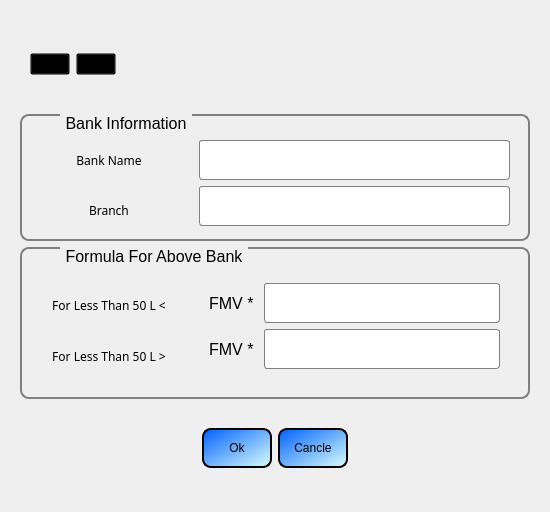
<?xml version="1.0" encoding="UTF-8"?>
<ui version="4.0">
 <class>Form</class>
 <widget class="QWidget" name="Form">
  <property name="geometry">
   <rect>
    <x>0</x>
    <y>0</y>
    <width>550</width>
    <height>512</height>
   </rect>
  </property>
  <property name="minimumSize">
   <size>
    <width>550</width>
    <height>512</height>
   </size>
  </property>
  <property name="maximumSize">
   <size>
    <width>550</width>
    <height>512</height>
   </size>
  </property>
  <property name="windowTitle">
   <string>Form</string>
  </property>
  <property name="styleSheet">
   <string notr="true">	background-color: qlineargradient(spread:reflect, x1:0, y1:0, x2:1, y2:1, stop:0 		rgba(76, 255, 243, 255), stop:1 rgba(218, 255, 251, 255));
</string>
  </property>
  <layout class="QVBoxLayout" name="verticalLayout">
   <item>
    <widget class="QStackedWidget" name="stackedWidget">
     <property name="minimumSize">
      <size>
       <width>500</width>
       <height>0</height>
      </size>
     </property>
     <property name="currentIndex">
      <number>0</number>
     </property>
     <widget class="QWidget" name="page">
      <layout class="QVBoxLayout" name="verticalLayout_4">
       <item alignment="Qt::AlignLeft">
        <widget class="QFrame" name="frame">
         <property name="minimumSize">
          <size>
           <width>0</width>
           <height>60</height>
          </size>
         </property>
         <property name="styleSheet">
          <string notr="true">background-color:transparent;</string>
         </property>
         <property name="frameShape">
          <enum>QFrame::StyledPanel</enum>
         </property>
         <property name="frameShadow">
          <enum>QFrame::Raised</enum>
         </property>
         <layout class="QHBoxLayout" name="horizontalLayout_3">
          <item>
           <widget class="QPushButton" name="savestatement">
            <property name="text">
             <string/>
            </property>
            <property name="icon">
             <iconset resource="../../sm_engineering2/icon/source.qrc">
              <normaloff>:/newPrefix/save.png</normaloff>:/newPrefix/save.png</iconset>
            </property>
            <property name="iconSize">
             <size>
              <width>40</width>
              <height>40</height>
             </size>
            </property>
           </widget>
          </item>
          <item>
           <widget class="QPushButton" name="addstatement">
            <property name="text">
             <string/>
            </property>
            <property name="icon">
             <iconset resource="../../sm_engineering2/icon/source.qrc">
              <normaloff>:/newPrefix/math-add-icon.png</normaloff>:/newPrefix/math-add-icon.png</iconset>
            </property>
            <property name="iconSize">
             <size>
              <width>40</width>
              <height>40</height>
             </size>
            </property>
           </widget>
          </item>
         </layout>
        </widget>
       </item>
       <item>
        <widget class="QGroupBox" name="groupBox_18">
         <property name="minimumSize">
          <size>
           <width>500</width>
           <height>0</height>
          </size>
         </property>
         <property name="maximumSize">
          <size>
           <width>600</width>
           <height>16777215</height>
          </size>
         </property>
         <property name="font">
          <font>
           <pointsize>12</pointsize>
          </font>
         </property>
         <property name="styleSheet">
          <string notr="true">
QGroupBox {
    border: 2px solid gray;
    border-radius: 9px;
    margin-top: 0.8em;
	
	background-color: transparent;
}

QGroupBox::title {
    subcontrol-origin: margin;
    left: 40px;
    padding: 0 3px 0 3px;
}</string>
         </property>
         <property name="title">
          <string>Bank Information</string>
         </property>
         <property name="alignment">
          <set>Qt::AlignCenter</set>
         </property>
         <layout class="QGridLayout" name="gridLayout_2">
          <property name="leftMargin">
           <number>12</number>
          </property>
          <property name="topMargin">
           <number>12</number>
          </property>
          <item row="0" column="0" rowspan="2" alignment="Qt::AlignTop">
           <widget class="QFrame" name="frame_30">
            <property name="minimumSize">
             <size>
              <width>150</width>
              <height>0</height>
             </size>
            </property>
            <property name="maximumSize">
             <size>
              <width>250</width>
              <height>16777215</height>
             </size>
            </property>
            <property name="styleSheet">
             <string notr="true">background-color: transparent;</string>
            </property>
            <property name="frameShape">
             <enum>QFrame::NoFrame</enum>
            </property>
            <property name="frameShadow">
             <enum>QFrame::Raised</enum>
            </property>
            <layout class="QVBoxLayout" name="verticalLayout_32">
             <property name="spacing">
              <number>10</number>
             </property>
             <property name="leftMargin">
              <number>0</number>
             </property>
             <property name="topMargin">
              <number>12</number>
             </property>
             <property name="rightMargin">
              <number>0</number>
             </property>
             <property name="bottomMargin">
              <number>0</number>
             </property>
             <item>
              <widget class="QLabel" name="label_98">
               <property name="minimumSize">
                <size>
                 <width>0</width>
                 <height>40</height>
                </size>
               </property>
               <property name="maximumSize">
                <size>
                 <width>16777215</width>
                 <height>40</height>
                </size>
               </property>
               <property name="font">
                <font>
                 <family>8514oem</family>
                </font>
               </property>
               <property name="text">
                <string>Bank Name</string>
               </property>
               <property name="alignment">
                <set>Qt::AlignCenter</set>
               </property>
              </widget>
             </item>
             <item>
              <widget class="QLabel" name="label_99">
               <property name="minimumSize">
                <size>
                 <width>0</width>
                 <height>40</height>
                </size>
               </property>
               <property name="maximumSize">
                <size>
                 <width>16777215</width>
                 <height>40</height>
                </size>
               </property>
               <property name="font">
                <font>
                 <family>8514oem</family>
                </font>
               </property>
               <property name="text">
                <string>Branch</string>
               </property>
               <property name="alignment">
                <set>Qt::AlignCenter</set>
               </property>
              </widget>
             </item>
            </layout>
           </widget>
          </item>
          <item row="0" column="1" rowspan="2" alignment="Qt::AlignTop">
           <widget class="QFrame" name="frame_31">
            <property name="maximumSize">
             <size>
              <width>350</width>
              <height>16777215</height>
             </size>
            </property>
            <property name="styleSheet">
             <string notr="true">background-color: transparent</string>
            </property>
            <property name="frameShape">
             <enum>QFrame::NoFrame</enum>
            </property>
            <property name="frameShadow">
             <enum>QFrame::Raised</enum>
            </property>
            <layout class="QVBoxLayout" name="verticalLayout_2">
             <property name="topMargin">
              <number>12</number>
             </property>
             <property name="bottomMargin">
              <number>0</number>
             </property>
             <item>
              <widget class="QLineEdit" name="dclient_name_3">
               <property name="minimumSize">
                <size>
                 <width>0</width>
                 <height>40</height>
                </size>
               </property>
               <property name="maximumSize">
                <size>
                 <width>16777215</width>
                 <height>16777215</height>
                </size>
               </property>
               <property name="font">
                <font>
                 <pointsize>10</pointsize>
                </font>
               </property>
               <property name="styleSheet">
                <string notr="true">QLineEdit{
border:1px solid gray;
background-color: rgb(255, 255, 255);
border-radius:3px;
}</string>
               </property>
              </widget>
             </item>
             <item>
              <widget class="QLineEdit" name="catageory_3">
               <property name="minimumSize">
                <size>
                 <width>0</width>
                 <height>40</height>
                </size>
               </property>
               <property name="font">
                <font>
                 <pointsize>10</pointsize>
                </font>
               </property>
               <property name="styleSheet">
                <string notr="true">QLineEdit{
border:1px solid gray;
background-color: rgb(255, 255, 255);
border-radius:3px;
}</string>
               </property>
              </widget>
             </item>
            </layout>
           </widget>
          </item>
         </layout>
        </widget>
       </item>
       <item>
        <widget class="QGroupBox" name="groupBox_19">
         <property name="minimumSize">
          <size>
           <width>500</width>
           <height>0</height>
          </size>
         </property>
         <property name="maximumSize">
          <size>
           <width>600</width>
           <height>16777215</height>
          </size>
         </property>
         <property name="font">
          <font>
           <pointsize>12</pointsize>
          </font>
         </property>
         <property name="styleSheet">
          <string notr="true">
QGroupBox {
    border: 2px solid gray;
    border-radius: 9px;
    margin-top: 0.8em;
	
	background-color: transparent;
}

QGroupBox::title {
    subcontrol-origin: margin;
    left: 40px;
    padding: 0 3px 0 3px;
}</string>
         </property>
         <property name="title">
          <string>Formula For Above Bank</string>
         </property>
         <property name="alignment">
          <set>Qt::AlignCenter</set>
         </property>
         <layout class="QGridLayout" name="gridLayout_3">
          <property name="leftMargin">
           <number>12</number>
          </property>
          <property name="topMargin">
           <number>12</number>
          </property>
          <item row="0" column="1">
           <widget class="QFrame" name="frame_33">
            <property name="maximumSize">
             <size>
              <width>350</width>
              <height>16777215</height>
             </size>
            </property>
            <property name="styleSheet">
             <string notr="true">background-color: transparent</string>
            </property>
            <property name="frameShape">
             <enum>QFrame::NoFrame</enum>
            </property>
            <property name="frameShadow">
             <enum>QFrame::Raised</enum>
            </property>
            <layout class="QVBoxLayout" name="verticalLayout_3">
             <property name="spacing">
              <number>12</number>
             </property>
             <property name="topMargin">
              <number>12</number>
             </property>
             <property name="bottomMargin">
              <number>0</number>
             </property>
             <item>
              <widget class="QFrame" name="frame_3">
               <property name="frameShape">
                <enum>QFrame::StyledPanel</enum>
               </property>
               <property name="frameShadow">
                <enum>QFrame::Raised</enum>
               </property>
               <layout class="QFormLayout" name="formLayout">
                <item row="0" column="1">
                 <widget class="QLineEdit" name="lineEdit_3">
                  <property name="minimumSize">
                   <size>
                    <width>0</width>
                    <height>40</height>
                   </size>
                  </property>
                  <property name="styleSheet">
                   <string notr="true">QLineEdit{
border:1px solid gray;
background-color: rgb(255, 255, 255);
border-radius:3px;
}</string>
                  </property>
                 </widget>
                </item>
                <item row="2" column="1">
                 <widget class="QLineEdit" name="lineEdit">
                  <property name="minimumSize">
                   <size>
                    <width>0</width>
                    <height>40</height>
                   </size>
                  </property>
                  <property name="styleSheet">
                   <string notr="true">QLineEdit{
border:1px solid gray;
background-color: rgb(255, 255, 255);
border-radius:3px;
}</string>
                  </property>
                 </widget>
                </item>
                <item row="2" column="0">
                 <widget class="QLabel" name="label_104">
                  <property name="minimumSize">
                   <size>
                    <width>0</width>
                    <height>40</height>
                   </size>
                  </property>
                  <property name="maximumSize">
                   <size>
                    <width>16777215</width>
                    <height>40</height>
                   </size>
                  </property>
                  <property name="font">
                   <font>
                    <family>Arial</family>
                    <pointsize>12</pointsize>
                   </font>
                  </property>
                  <property name="text">
                   <string>FMV * </string>
                  </property>
                  <property name="alignment">
                   <set>Qt::AlignCenter</set>
                  </property>
                 </widget>
                </item>
                <item row="0" column="0">
                 <widget class="QLabel" name="label_102">
                  <property name="minimumSize">
                   <size>
                    <width>0</width>
                    <height>40</height>
                   </size>
                  </property>
                  <property name="maximumSize">
                   <size>
                    <width>16777215</width>
                    <height>40</height>
                   </size>
                  </property>
                  <property name="font">
                   <font>
                    <family>Arial</family>
                    <pointsize>12</pointsize>
                   </font>
                  </property>
                  <property name="text">
                   <string>FMV * </string>
                  </property>
                  <property name="alignment">
                   <set>Qt::AlignCenter</set>
                  </property>
                 </widget>
                </item>
               </layout>
              </widget>
             </item>
            </layout>
           </widget>
          </item>
          <item row="0" column="0">
           <widget class="QFrame" name="frame_32">
            <property name="minimumSize">
             <size>
              <width>150</width>
              <height>0</height>
             </size>
            </property>
            <property name="maximumSize">
             <size>
              <width>250</width>
              <height>16777215</height>
             </size>
            </property>
            <property name="styleSheet">
             <string notr="true">background-color: transparent;</string>
            </property>
            <property name="frameShape">
             <enum>QFrame::NoFrame</enum>
            </property>
            <property name="frameShadow">
             <enum>QFrame::Raised</enum>
            </property>
            <layout class="QVBoxLayout" name="verticalLayout_33">
             <property name="spacing">
              <number>10</number>
             </property>
             <property name="leftMargin">
              <number>0</number>
             </property>
             <property name="topMargin">
              <number>25</number>
             </property>
             <property name="rightMargin">
              <number>0</number>
             </property>
             <property name="bottomMargin">
              <number>12</number>
             </property>
             <item>
              <widget class="QLabel" name="label_100">
               <property name="minimumSize">
                <size>
                 <width>0</width>
                 <height>40</height>
                </size>
               </property>
               <property name="maximumSize">
                <size>
                 <width>16777215</width>
                 <height>40</height>
                </size>
               </property>
               <property name="font">
                <font>
                 <family>8514oem</family>
                </font>
               </property>
               <property name="text">
                <string>For Less Than 50 L &lt;</string>
               </property>
               <property name="alignment">
                <set>Qt::AlignCenter</set>
               </property>
              </widget>
             </item>
             <item>
              <widget class="QLabel" name="label_101">
               <property name="minimumSize">
                <size>
                 <width>0</width>
                 <height>40</height>
                </size>
               </property>
               <property name="maximumSize">
                <size>
                 <width>16777215</width>
                 <height>40</height>
                </size>
               </property>
               <property name="font">
                <font>
                 <family>8514oem</family>
                </font>
               </property>
               <property name="text">
                <string>For Less Than 50 L &gt;</string>
               </property>
               <property name="alignment">
                <set>Qt::AlignCenter</set>
               </property>
              </widget>
             </item>
            </layout>
           </widget>
          </item>
         </layout>
        </widget>
       </item>
       <item alignment="Qt::AlignHCenter">
        <widget class="QFrame" name="frame_2">
         <property name="minimumSize">
          <size>
           <width>0</width>
           <height>60</height>
          </size>
         </property>
         <property name="styleSheet">
          <string notr="true">background-color:transparent;</string>
         </property>
         <property name="frameShape">
          <enum>QFrame::StyledPanel</enum>
         </property>
         <property name="frameShadow">
          <enum>QFrame::Raised</enum>
         </property>
         <layout class="QHBoxLayout" name="horizontalLayout">
          <item>
           <widget class="QPushButton" name="pushButton">
            <property name="minimumSize">
             <size>
              <width>70</width>
              <height>40</height>
             </size>
            </property>
            <property name="styleSheet">
             <string notr="true">border:2px solid;
border-radius:9px;
background-color: qlineargradient(spread:reflect, x1:0, y1:0, x2:1, y2:1, stop:0 rgba(0, 96, 255, 255), stop:1 rgba(218, 255, 251, 255));</string>
            </property>
            <property name="text">
             <string>Ok</string>
            </property>
           </widget>
          </item>
          <item>
           <widget class="QPushButton" name="pushButton_2">
            <property name="minimumSize">
             <size>
              <width>70</width>
              <height>40</height>
             </size>
            </property>
            <property name="styleSheet">
             <string notr="true">border:2px solid;
border-radius:9px;
background-color: qlineargradient(spread:reflect, x1:0, y1:0, x2:1, y2:1, stop:0 rgba(0, 96, 255, 255), stop:1 rgba(218, 255, 251, 255));</string>
            </property>
            <property name="text">
             <string>Cancle</string>
            </property>
           </widget>
          </item>
         </layout>
        </widget>
       </item>
      </layout>
     </widget>
     <widget class="QWidget" name="page_2"/>
    </widget>
   </item>
  </layout>
 </widget>
 <resources>
  <include location="../../sm_engineering2/icon/source.qrc"/>
 </resources>
 <connections/>
</ui>
